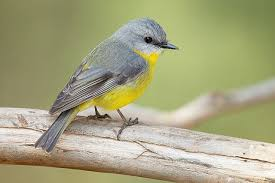
#> input picture 04-colorspace/bird.jpeg, 275 x 183 px
$ python main.py
#> lines starting #> are read from the running program, lines starting #| are printed output that depends on the picture
import os
import cv2


img = cv2.imread(os.path.join(".", "bird.jpeg"))
#> img is the input picture: shape (183, 275, 3); mean B, G, R 127.7, 164.8, 166

img_gray = cv2.cvtColor(img, cv2.COLOR_BGR2GRAY)
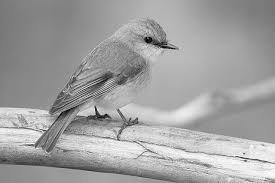
#> img_gray: shape (183, 275); min 0, max 255, mean 160.9
img_rgb = cv2.cvtColor(img, cv2.COLOR_BGR2RGB)
img_hsv = cv2.cvtColor(img, cv2.COLOR_BGR2HSV)
#> img_hsv: shape (183, 275, 3); mean H, S, V 32.8, 67.6, 170.1


print(f"{img.shape=}")  # img.shape=(183, 275, 3)
#| img.shape=(183, 275, 3)
print(f"{img_hsv.shape=}")  # img_hsv.shape=(183, 275, 3)
#| img_hsv.shape=(183, 275, 3)
print(f"{img_rgb.shape=}")  # img_rgb.shape=(183, 275, 3)
#| img_rgb.shape=(183, 275, 3)
print(
    f"{img_gray.shape=}"
)  # img_gray.shape=(183, 275) - no 3rd axis, so can't concat with others
#| img_gray.shape=(183, 275)


# let's concat all these different images and then visualize them
my_concat_img = cv2.hconcat([img, img_rgb, img_hsv])
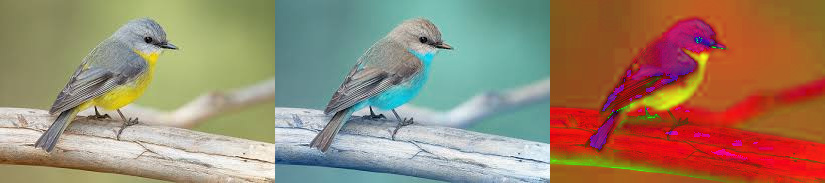
#> my_concat_img: shape (183, 825, 3); mean B, G, R 108.8, 132.4, 154.6
cv2.imshow("img; gray; rgb; hsv", my_concat_img)
cv2.imshow("img_gray", img_gray)

cv2.waitKey(0)
